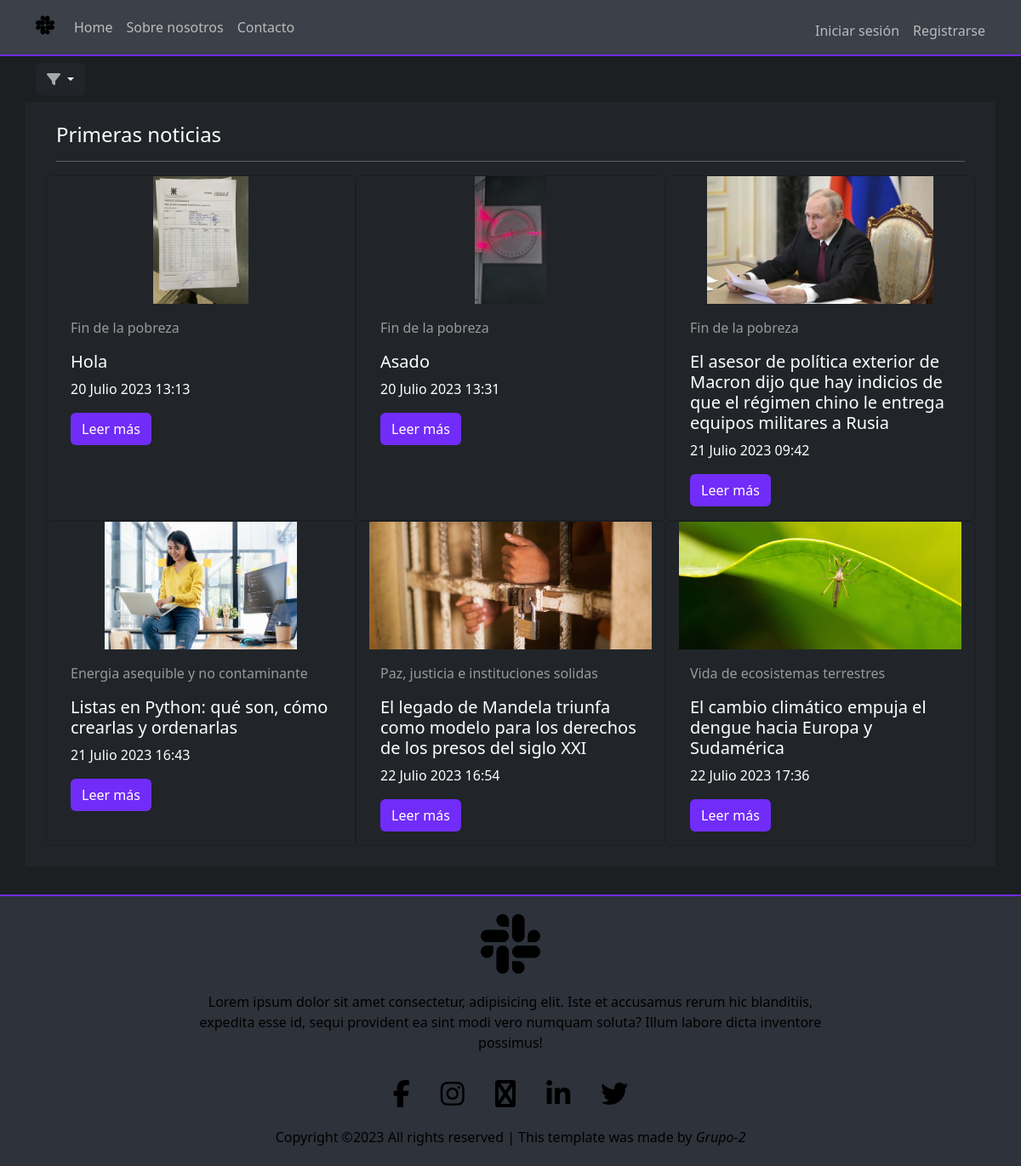
Screenshot of /ord-fecha-desc/ with the database file from the repository.
### apps/noticias/models.py (models this page shows, shortened)
class Noticia(models.Model):
	creado = models.DateTimeField(
		'creado',
		auto_now_add=True
	)
	modificado = models.DateTimeField(
		'modificado',
		auto_now=True
	)
	titulo = models.CharField(max_length = 250)
	descripcion = models.CharField(max_length= 400)
	contenido = models.TextField()
	autor = models.ForeignKey(User, on_delete = models.CASCADE)
	imagen = models.ImageField(upload_to = 'noticias')
	categoria = models.ForeignKey(Categoria, on_delete = models.CASCADE)

class Categoria(models.Model):
	nombre = models.CharField(max_length=80)
	imagen_cat = models.ImageField(upload_to = 'categorias', default='https://www.un.org/sustainabledevelopment/wp-content/uploads/sites/3/2017/12/04-11-2017-IFAD-35822.jpg')
	def __str__(self):
		return self.nombre

### ProyectoFinal/views.py (the view)
# urls.py: path('ord-fecha-desc/', views.OrdFechaDesc, name="ord-fecha-desc"),
def OrdFechaDesc(request):
	ctx = {}
	lista_noticias = Noticia.objects.order_by('creado')
	ctx['object_list'] = lista_noticias[0:6]
	return render(request, 'ord-fecha-desc.html', ctx)

### templates/ord-fecha-desc.html (shortened to what this page needs)
{% extends 'base.html' %}
{% load static %}
{% block contenido %}
<div class="section container ">
	<div class="dropdown my-2">
		<button class="btn btn-dark dropdown-toggle" type="button" data-bs-toggle="dropdown" aria-expanded="false">
			<i class="fa fa-solid fa-filter"></i>
		</button>
	</div>
	<div class="row text-bg-dark p-4">
		<div class="col-12">
			<h4>Primeras noticias</h4>
			<hr>
		</div>
			{% for n in object_list %}
			<div class="card text-bg-dark col-sm-12 col-md-6 col-lg-4">
				<img src="{{n.imagen.url}}" class="card-img-top" alt="..." style="height: 150px; object-fit: contain;">
				<div class="card-body">
					<p style="color: #999;">{{n.categoria}}</p>
					<h5 class="card-title">{{n.titulo}}</h5>
					<p>{{n.creado}}</p>
					<a href="{% url 'noticias:detalle_noticia' n.pk %}" class="btn btn-go">Leer más</a>
				</div>
			</div>
			{% endfor %}
	</div>
</div>
<hr>
{% endblock contenido %}

### static/css/base.css (style rules this page uses)
body { background-color: #1b1f22; }
.fa-filter, .fa-caret-down { color:#ffffff9a }
.btn-go { background-color: #712cf9; color: #fff; }

### rows the page displays
Noticia: imagen (picture), categoria "Fin de la pobreza", titulo "Hola", creado "20 Julio 2023 13:13"
Noticia: imagen (picture), categoria "Fin de la pobreza", titulo "Asado", creado "20 Julio 2023 13:31"
Noticia: imagen (picture), categoria "Fin de la pobreza", titulo "El asesor de política exterior de Macron dijo que hay indicios de que el régimen chino le entrega equipos militares a Rusia", creado "21 Julio 2023 09:42"
Noticia: imagen (picture), categoria "Energia asequible y no contaminante", titulo "Listas en Python: qué son, cómo crearlas y ordenarlas", creado "21 Julio 2023 16:43"
Noticia: imagen (picture), categoria "Paz, justicia e instituciones solidas", titulo "El legado de Mandela triunfa como modelo para los derechos de los presos del siglo XXI", creado "22 Julio 2023 16:54"
Noticia: imagen (picture), categoria "Vida de ecosistemas terrestres", titulo "El cambio climático empuja el dengue hacia Europa y Sudamérica", creado "22 Julio 2023 17:36"
